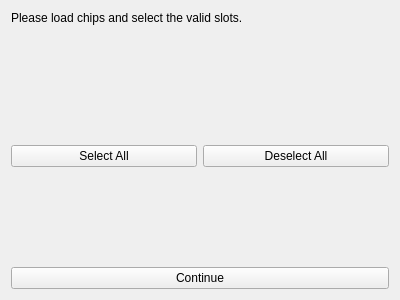
<?xml version="1.0" encoding="UTF-8"?>
<ui version="4.0">
 <class>SwissHCC_LoadChipsForm</class>
 <widget class="QWidget" name="SwissHCC_LoadChipsForm">
  <property name="geometry">
   <rect>
    <x>0</x>
    <y>0</y>
    <width>400</width>
    <height>300</height>
   </rect>
  </property>
  <property name="sizePolicy">
   <sizepolicy hsizetype="Fixed" vsizetype="Preferred">
    <horstretch>0</horstretch>
    <verstretch>0</verstretch>
   </sizepolicy>
  </property>
  <property name="minimumSize">
   <size>
    <width>400</width>
    <height>0</height>
   </size>
  </property>
  <property name="windowTitle">
   <string>Form</string>
  </property>
  <layout class="QVBoxLayout" name="verticalLayout">
   <item>
    <widget class="QLabel" name="label">
     <property name="sizePolicy">
      <sizepolicy hsizetype="Preferred" vsizetype="Fixed">
       <horstretch>0</horstretch>
       <verstretch>0</verstretch>
      </sizepolicy>
     </property>
     <property name="text">
      <string>Please load chips and select the valid slots.</string>
     </property>
    </widget>
   </item>
   <item>
    <spacer name="verticalSpacer_2">
     <property name="orientation">
      <enum>Qt::Vertical</enum>
     </property>
     <property name="sizeHint" stdset="0">
      <size>
       <width>20</width>
       <height>40</height>
      </size>
     </property>
    </spacer>
   </item>
   <item>
    <layout class="QHBoxLayout" name="horizontalLayout">
     <item>
      <spacer name="horizontalSpacer">
       <property name="orientation">
        <enum>Qt::Horizontal</enum>
       </property>
       <property name="sizeHint" stdset="0">
        <size>
         <width>40</width>
         <height>20</height>
        </size>
       </property>
      </spacer>
     </item>
     <item>
      <layout class="QGridLayout" name="slotsGridLayout"/>
     </item>
     <item>
      <spacer name="horizontalSpacer_2">
       <property name="orientation">
        <enum>Qt::Horizontal</enum>
       </property>
       <property name="sizeHint" stdset="0">
        <size>
         <width>40</width>
         <height>20</height>
        </size>
       </property>
      </spacer>
     </item>
    </layout>
   </item>
   <item>
    <layout class="QHBoxLayout" name="horizontalLayout_2">
     <item>
      <widget class="QPushButton" name="selectPushButton">
       <property name="text">
        <string>Select All</string>
       </property>
      </widget>
     </item>
     <item>
      <widget class="QPushButton" name="deselectPushButton">
       <property name="text">
        <string>Deselect All</string>
       </property>
      </widget>
     </item>
    </layout>
   </item>
   <item>
    <spacer name="verticalSpacer">
     <property name="orientation">
      <enum>Qt::Vertical</enum>
     </property>
     <property name="sizeHint" stdset="0">
      <size>
       <width>20</width>
       <height>40</height>
      </size>
     </property>
    </spacer>
   </item>
   <item>
    <widget class="QPushButton" name="donePushButton">
     <property name="text">
      <string>Continue</string>
     </property>
    </widget>
   </item>
  </layout>
 </widget>
 <resources/>
 <connections/>
</ui>
